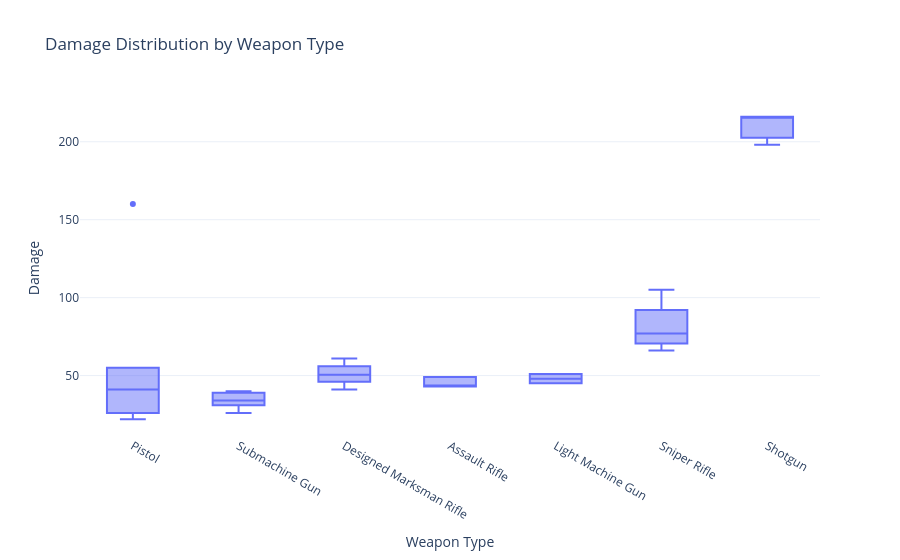

Notebook code cell kept with this figure:
### Markdown cell above
- Damage per weopon and bullet types

### Code cell
px.box(
    ammu.sort_values('Damage', ascending=True),
    x='Weapon Type',
    y='Damage',
    title='Damage Distribution by Weapon Type'
)

### Figure 1 — Plotly figure (JSON) as saved in the notebook; plotly's stock layout.template omitted (floating-point values rounded to 4 significant figures)
{"data": [{"alignmentgroup": "True", "hovertemplate": "Weapon Type=%{x}<br>Damage=%{y}<extra></extra>", "legendgroup": "", "marker": {"color": "#636efa"}, "name": "", "notched": false, "offsetgroup": "", "orientation": "v", "showlegend": false, "type": "box", "x": ["Pistol", "Pistol", "Submachine Gun", "Submachine Gun", "Submachine Gun", "Pistol", "Submachine Gun", "Submachine Gun", "Submachine Gun", "Pistol", "Designed Marksman Rifle", "Assault Rifle", "Assault Rifle", "Assault Rifle", "Assault Rifle", "Assault Rifle", "Assault Rifle", "Light Machine Gun", "Designed Marksman Rifle", "Assault Rifle", "Designed Marksman Rifle", "Assault Rifle", "Assault Rifle", "Assault Rifle", "Light Machine Gun", "Designed Marksman Rifle", "Pistol", "Pistol", "Designed Marksman Rifle", "Designed Marksman Rifle", "Sniper Rifle", "Sniper Rifle", "Sniper Rifle", "Sniper Rifle", "Pistol", "Shotgun", "Shotgun", "Shotgun"], "x0": " ", "xaxis": "x", "y": [22, 23, 26, 31, 33, 35, 35, 39, 40, 41, 41, 43, 43, 43, 43, 43, 43, 45, 46, 47, 48, 49, 49, 49, 51, 53, 55, 55, 56, 61, 66, 75, 79, 105, 160, 198, 216, 216], "y0": " ", "yaxis": "y"}], "layout": {"boxmode": "group", "legend": {"tracegroupgap": 0}, "title": {"text": "Damage Distribution by Weapon Type"}, "xaxis": {"anchor": "y", "domain": [0, 1], "title": {"text": "Weapon Type"}}, "yaxis": {"anchor": "x", "domain": [0, 1], "title": {"text": "Damage"}}}}
